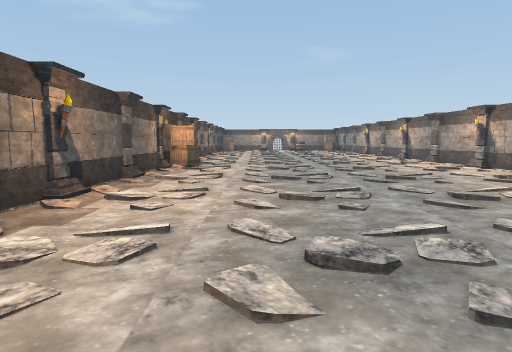
view 1 (above)

16 first-person views from a walk through a 3-D level made in the Unity game engine. The camera is 1.3 m above the floor, tilts 6° down and sees 75° across. The floor is counted in squares, 2 m on a side. Each view is taken from the middle of a square. On the plan, view 1 faces up. The plan holds only what a view shows up to about 10 squares ahead; the rest is blank. The place goes on beyond the plan.

view 2
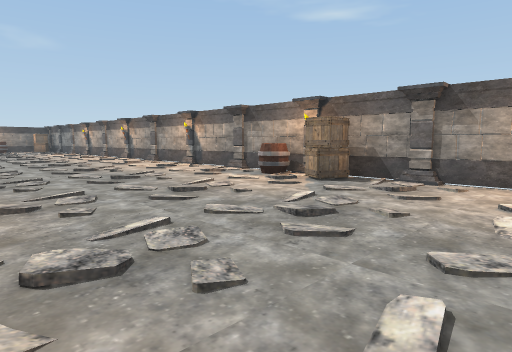

view 3
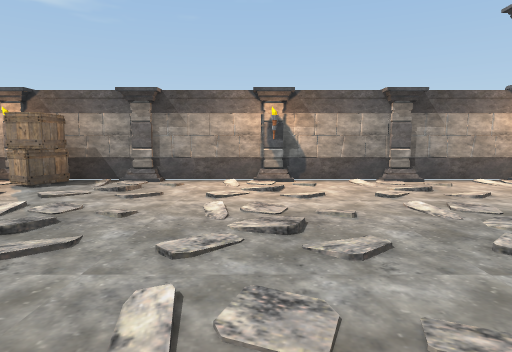

view 4
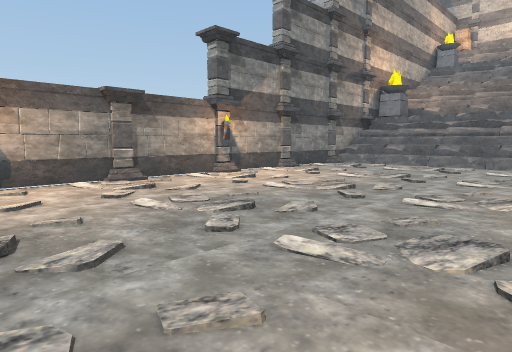

view 5
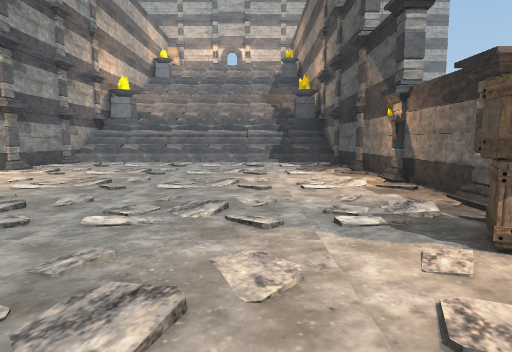

view 6
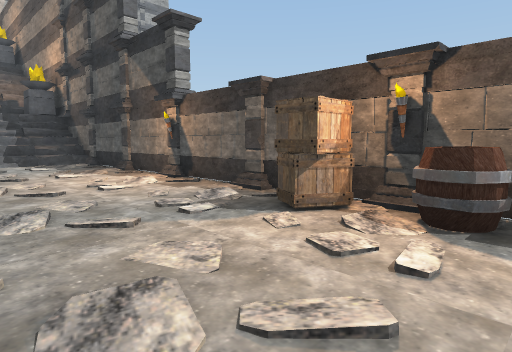

view 7
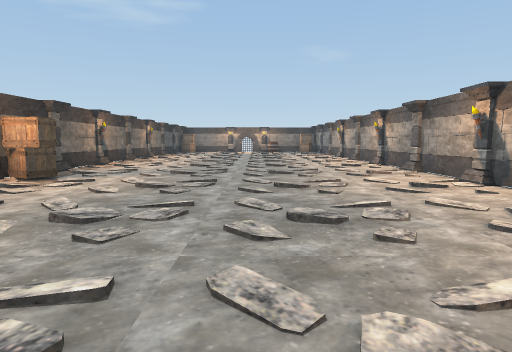

view 8
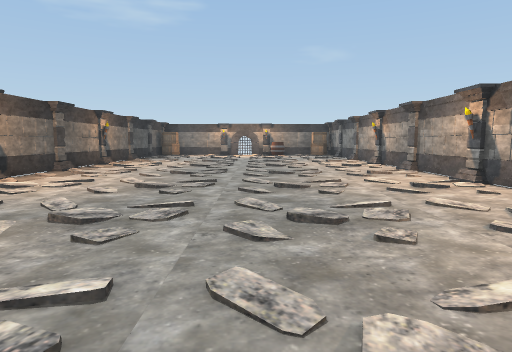

view 9
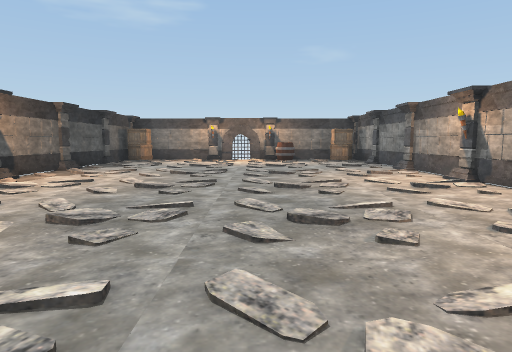

view 10
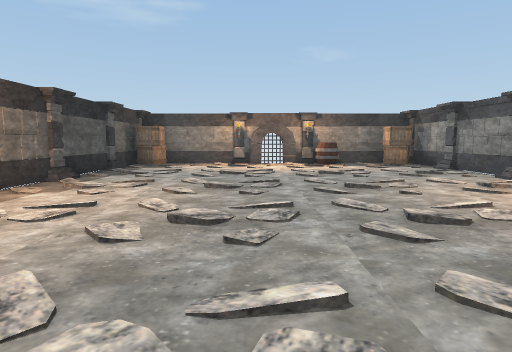

view 11
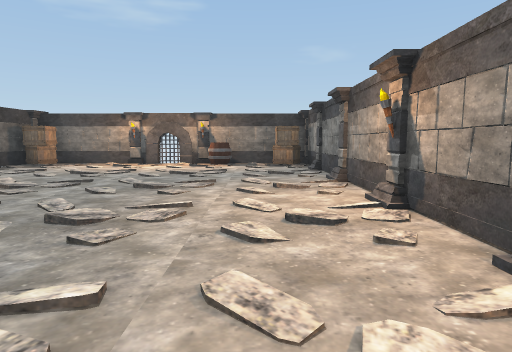

view 12
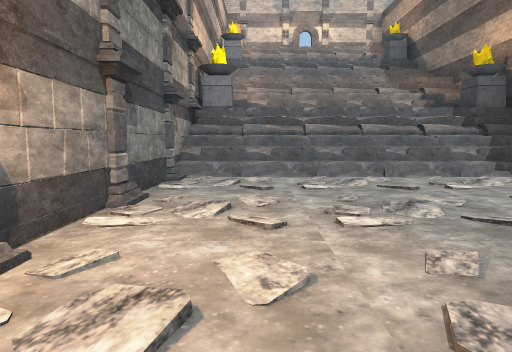

view 13
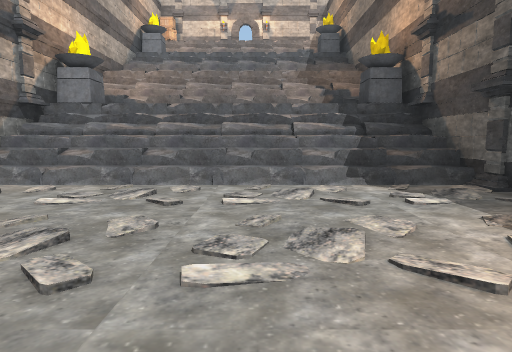

view 14
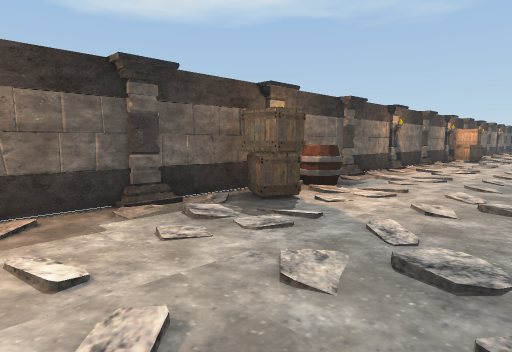

view 15
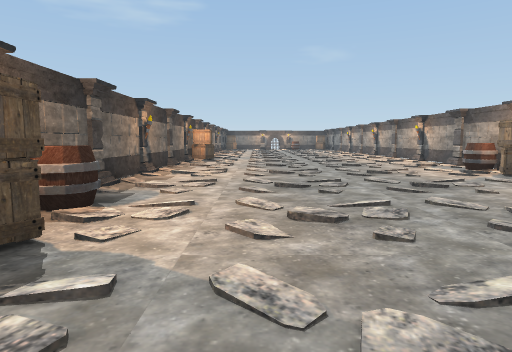

view 16
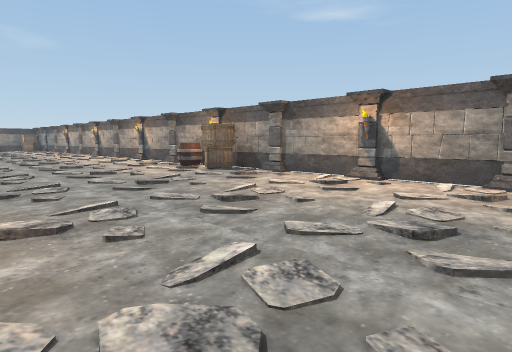

### Floor plan
Key: @ floor where view 1 was taken; # wall or solid block; . main floor; : floor 1.5 m higher than the main floor; + floor 2.25 m higher than the main floor; * floor 2.5 m higher than the main floor; / step, stairs or slope; = window, fence, low wall or low ledge; C crate; B barrel; T torch; O other object.
Columns run from 3 left of view 1 to 6 right of it. Each row starts with its distance up from view 1.
 23  ##OOO####
 22  C....B.C#
 21 #........#
 20 #........#
 19 #........#
 18 #........#
 17 #........#
 16 #........#
 15 #........#
 14 #........#
 13 #........#
 12 #.......T#
 11 #........#
 10 #........#
  9 #C.......#
  8 #........#
  7 #........#
  6 #........#
  5 #.......B#
  4 #........#
  3 #.......C#
  2 #........#
  1 #........#
  0  B.@.....#
 -1  C.......#
 -2 #........#
 -3 #........#
 -4 #........#
 -5 #........#
 -6 #....../.#
 -7 #....../.#
 -8 #....//..#
 -9 #=//==//=#
-10  #:===:=##
-11  ##***+###
-12  ##=====##

Where each view was taken, in squares from view 1:
view 1: 0 up, 0 right, facing up
view 2: 0 up, 0 right, facing up-right
view 3: 0 up, 0 right, facing right
view 4: 0 up, 0 right, facing down-right
view 5: 1 up, 0 right, facing down
view 6: 1 up, 1 right, facing down-left
view 7: 3 up, 2 right, facing up
view 8: 7 up, 2 right, facing up
view 9: 11 up, 2 right, facing up
view 10: 13 up, 1 right, facing up
view 11: 13 up, 4 right, facing up
view 12: 3 down, 4 right, facing down
view 13: 4 down, 1 right, facing down
view 14: 4 down, 1 right, facing up-left
view 15: 3 down, 0 right, facing up
view 16: 3 down, 0 right, facing up-right
